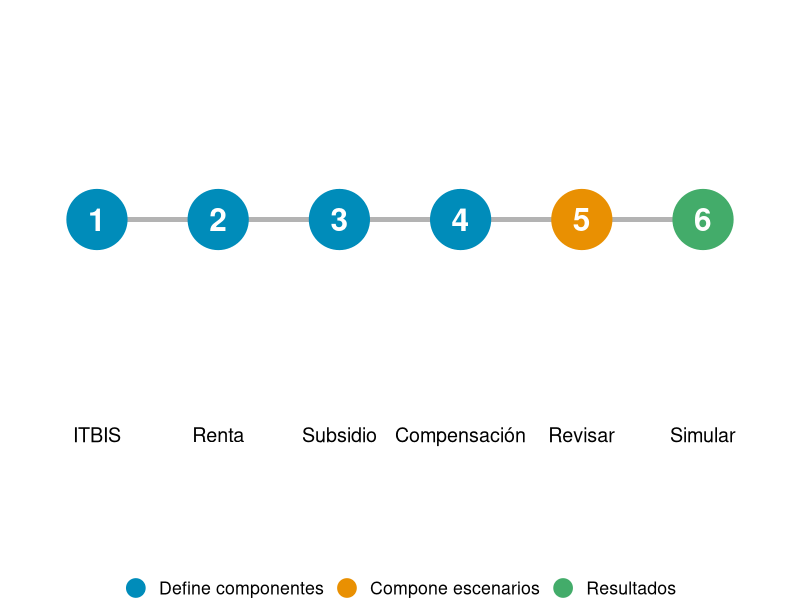
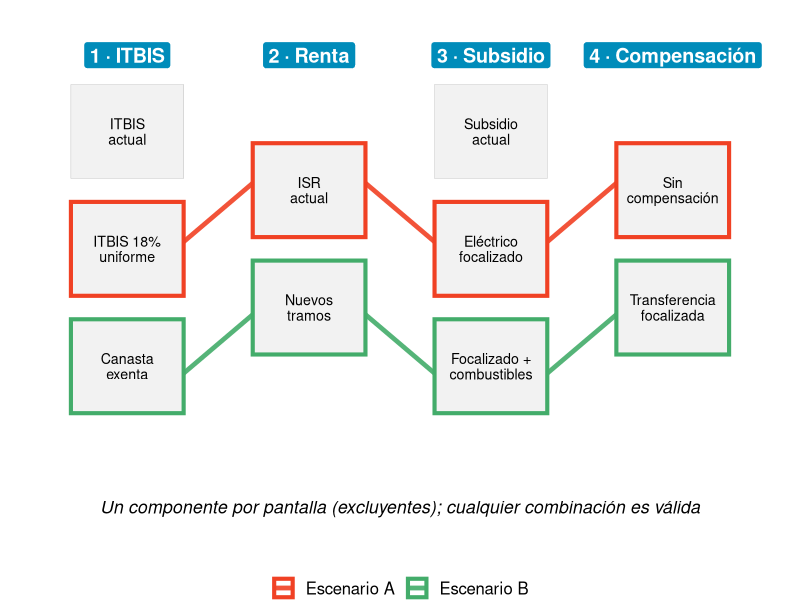

Here is the R script that generated these plots, in order:
## ---- chunk 1
#| include: false
library(ggplot2)
azul <- "#008cba"; naranja <- "#e99002"; verde <- "#43ac6a"; rojo <- "#f04124"
## ---- chunk 2
#| fig-width: 11
#| fig-height: 3.2
#| fig-align: center
#| fig-alt: "Seis círculos numerados en secuencia: ITBIS, Renta, Subsidio y Compensación definen componentes; Revisar compone escenarios; Simular muestra resultados."
pantallas <- data.frame(
  n = 1:6,
  nombre = c("ITBIS", "Renta", "Subsidio", "Compensación", "Revisar", "Simular"),
  tipo = factor(
    c(rep("Define componentes", 4), "Compone escenarios", "Resultados"),
    levels = c("Define componentes", "Compone escenarios", "Resultados")
  )
)

ggplot(pantallas, aes(n, 0)) +
  geom_segment(aes(x = 1, xend = 6, y = 0, yend = 0), colour = "grey70", linewidth = 1.5) +
  geom_point(aes(colour = tipo), size = 20) +
  geom_text(aes(label = n), colour = "white", size = 8, fontface = "bold") +
  geom_text(aes(y = -0.5, label = nombre), size = 5) +
  scale_colour_manual(values = c(azul, naranja, verde), name = NULL) +
  scale_x_continuous(limits = c(0.5, 6.5)) +
  scale_y_continuous(limits = c(-0.75, 0.45)) +
  guides(colour = guide_legend(override.aes = list(size = 6))) +
  theme_void(base_size = 16) +
  theme(legend.position = "bottom")
## ---- chunk 3
#| fig-width: 11
#| fig-height: 5.6
#| fig-align: center
#| fig-alt: "Cuatro columnas de componentes guardados (ITBIS, Renta, Subsidio, Compensación). Dos escenarios, A y B, se trazan como rutas que eligen un componente en cada columna."
# Componentes guardados en cada pantalla (ejemplos ilustrativos)
comp <- data.frame(
  pantalla = rep(1:4, times = c(3, 2, 3, 2)),
  etiqueta = c(
    "ITBIS\nactual", "ITBIS 18%\nuniforme", "Canasta\nexenta",
    "ISR\nactual", "Nuevos\ntramos",
    "Subsidio\nactual", "Eléctrico\nfocalizado", "Focalizado +\ncombustibles",
    "Sin\ncompensación", "Transferencia\nfocalizada"
  )
)
comp$k <- ave(comp$pantalla, comp$pantalla, FUN = seq_along)
comp$y <- ave(comp$k, comp$pantalla, FUN = function(v) rev(seq_along(v)) + (4 - length(v)) / 2)

titulos <- data.frame(
  pantalla = 1:4,
  texto = c("1 · ITBIS", "2 · Renta", "3 · Subsidio", "4 · Compensación")
)

# Escenarios: un componente por pantalla
esc <- data.frame(
  escenario = rep(c("Escenario A", "Escenario B"), each = 4),
  pantalla = rep(1:4, 2),
  k = c(2, 1, 2, 1,   3, 2, 3, 2)
)
esc <- merge(esc, comp, by = c("pantalla", "k"))
esc <- esc[order(esc$escenario, esc$pantalla), ]

seg <- do.call(rbind, lapply(split(esc, esc$escenario), function(d) {
  data.frame(
    escenario = d$escenario[-nrow(d)],
    x = d$pantalla[-nrow(d)], y = d$y[-nrow(d)],
    xend = d$pantalla[-1],    yend = d$y[-1]
  )
}))
seg$off <- ifelse(seg$escenario == "Escenario A", 0.06, -0.06)

ggplot() +
  geom_tile(data = comp, aes(pantalla, y), width = 0.62, height = 0.8,
            fill = "grey95", colour = "grey60") +
  geom_segment(
    data = seg,
    aes(x = x + 0.31, xend = xend - 0.31, y = y + off, yend = yend + off, colour = escenario),
    linewidth = 1.6, alpha = 0.9
  ) +
  geom_tile(
    data = esc,
    aes(pantalla, y, colour = escenario),
    width = 0.62, height = 0.8, fill = NA, linewidth = 1.4
  ) +
  geom_text(data = comp, aes(pantalla, y, label = etiqueta), size = 3.6, lineheight = 0.9) +
  geom_label(data = titulos, aes(pantalla, 4.15, label = texto),
             fill = azul, colour = "white", size = 5, fontface = "bold") +
  annotate("text", x = 2.5, y = 0.3,
           label = "Un componente por pantalla (excluyentes); cualquier combinación es válida",
           size = 4.5, fontface = "italic") +
  scale_colour_manual(values = c("Escenario A" = rojo, "Escenario B" = verde), name = NULL) +
  scale_x_continuous(limits = c(0.5, 4.5)) +
  scale_y_continuous(limits = c(0, 4.4)) +
  theme_void(base_size = 15) +
  theme(legend.position = "bottom")
